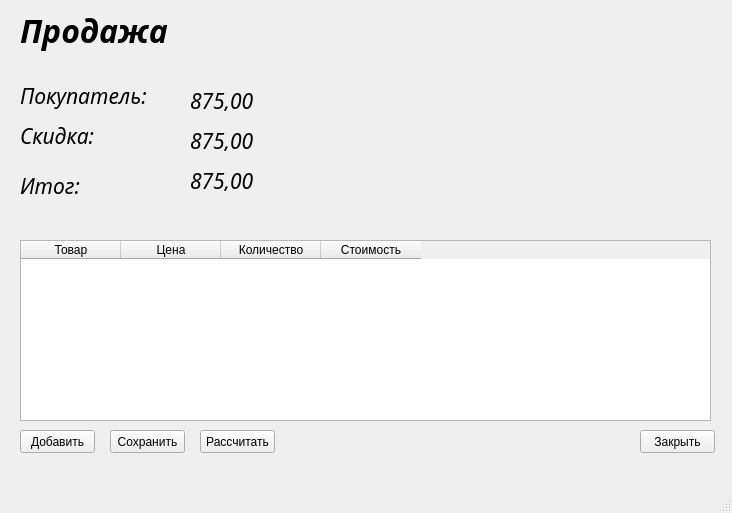
<?xml version="1.0" encoding="UTF-8"?>
<ui version="4.0">
 <class>MainWindow</class>
 <widget class="QMainWindow" name="MainWindow">
  <property name="geometry">
   <rect>
    <x>0</x>
    <y>0</y>
    <width>732</width>
    <height>513</height>
   </rect>
  </property>
  <property name="windowTitle">
   <string>MainWindow</string>
  </property>
  <widget class="QWidget" name="centralwidget">
   <widget class="QLabel" name="label_3">
    <property name="geometry">
     <rect>
      <x>190</x>
      <y>170</y>
      <width>201</width>
      <height>21</height>
     </rect>
    </property>
    <property name="font">
     <font>
      <family>Adobe Clean Medium</family>
      <pointsize>16</pointsize>
      <weight>50</weight>
      <italic>true</italic>
      <bold>false</bold>
     </font>
    </property>
    <property name="text">
     <string>875,00</string>
    </property>
   </widget>
   <widget class="QLabel" name="label_2">
    <property name="geometry">
     <rect>
      <x>20</x>
      <y>170</y>
      <width>71</width>
      <height>31</height>
     </rect>
    </property>
    <property name="font">
     <font>
      <family>Adobe Clean Medium</family>
      <pointsize>16</pointsize>
      <weight>50</weight>
      <italic>true</italic>
      <bold>false</bold>
     </font>
    </property>
    <property name="text">
     <string>Итог:</string>
    </property>
   </widget>
   <widget class="QTableWidget" name="tableWidget">
    <property name="geometry">
     <rect>
      <x>20</x>
      <y>240</y>
      <width>691</width>
      <height>181</height>
     </rect>
    </property>
    <property name="sortingEnabled">
     <bool>true</bool>
    </property>
    <column>
     <property name="text">
      <string>Товар</string>
     </property>
    </column>
    <column>
     <property name="text">
      <string>Цена</string>
     </property>
    </column>
    <column>
     <property name="text">
      <string>Количество</string>
     </property>
    </column>
    <column>
     <property name="text">
      <string>Стоимость</string>
     </property>
    </column>
   </widget>
   <widget class="QPushButton" name="pushButton_save">
    <property name="geometry">
     <rect>
      <x>110</x>
      <y>430</y>
      <width>75</width>
      <height>23</height>
     </rect>
    </property>
    <property name="text">
     <string>Сохранить</string>
    </property>
   </widget>
   <widget class="QPushButton" name="pushButton_close">
    <property name="geometry">
     <rect>
      <x>640</x>
      <y>430</y>
      <width>75</width>
      <height>23</height>
     </rect>
    </property>
    <property name="text">
     <string>Закрыть</string>
    </property>
   </widget>
   <widget class="QPushButton" name="pushButton_add">
    <property name="geometry">
     <rect>
      <x>20</x>
      <y>430</y>
      <width>75</width>
      <height>23</height>
     </rect>
    </property>
    <property name="text">
     <string>Добавить</string>
    </property>
   </widget>
   <widget class="QLabel" name="label">
    <property name="geometry">
     <rect>
      <x>20</x>
      <y>10</y>
      <width>201</width>
      <height>41</height>
     </rect>
    </property>
    <property name="font">
     <font>
      <family>Adobe Clean SemiCondensed</family>
      <pointsize>24</pointsize>
      <weight>75</weight>
      <italic>true</italic>
      <bold>true</bold>
     </font>
    </property>
    <property name="text">
     <string>Продажа</string>
    </property>
   </widget>
   <widget class="QPushButton" name="pushButton_count">
    <property name="geometry">
     <rect>
      <x>200</x>
      <y>430</y>
      <width>75</width>
      <height>23</height>
     </rect>
    </property>
    <property name="text">
     <string>Рассчитать</string>
    </property>
   </widget>
   <widget class="QLabel" name="label_4">
    <property name="geometry">
     <rect>
      <x>20</x>
      <y>120</y>
      <width>101</width>
      <height>31</height>
     </rect>
    </property>
    <property name="font">
     <font>
      <family>Adobe Clean Medium</family>
      <pointsize>16</pointsize>
      <weight>50</weight>
      <italic>true</italic>
      <bold>false</bold>
     </font>
    </property>
    <property name="text">
     <string>Скидка:</string>
    </property>
   </widget>
   <widget class="QLabel" name="label_5">
    <property name="geometry">
     <rect>
      <x>20</x>
      <y>80</y>
      <width>161</width>
      <height>31</height>
     </rect>
    </property>
    <property name="font">
     <font>
      <family>Adobe Clean Medium</family>
      <pointsize>16</pointsize>
      <weight>50</weight>
      <italic>true</italic>
      <bold>false</bold>
     </font>
    </property>
    <property name="text">
     <string>Покупатель:</string>
    </property>
   </widget>
   <widget class="QLabel" name="label_6">
    <property name="geometry">
     <rect>
      <x>190</x>
      <y>130</y>
      <width>201</width>
      <height>21</height>
     </rect>
    </property>
    <property name="font">
     <font>
      <family>Adobe Clean Medium</family>
      <pointsize>16</pointsize>
      <weight>50</weight>
      <italic>true</italic>
      <bold>false</bold>
     </font>
    </property>
    <property name="text">
     <string>875,00</string>
    </property>
   </widget>
   <widget class="QLabel" name="label_7">
    <property name="geometry">
     <rect>
      <x>190</x>
      <y>90</y>
      <width>201</width>
      <height>21</height>
     </rect>
    </property>
    <property name="font">
     <font>
      <family>Adobe Clean Medium</family>
      <pointsize>16</pointsize>
      <weight>50</weight>
      <italic>true</italic>
      <bold>false</bold>
     </font>
    </property>
    <property name="text">
     <string>875,00</string>
    </property>
   </widget>
  </widget>
  <widget class="QMenuBar" name="menubar">
   <property name="geometry">
    <rect>
     <x>0</x>
     <y>0</y>
     <width>732</width>
     <height>26</height>
    </rect>
   </property>
  </widget>
  <widget class="QStatusBar" name="statusbar"/>
 </widget>
 <resources/>
 <connections/>
</ui>
